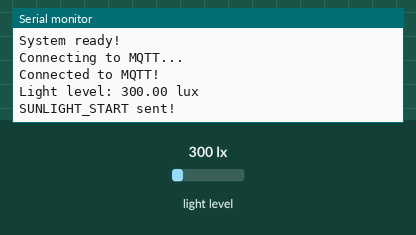
Bench run of a sketch on a simulated Arduino MKR. Shown: the last lines printed to the serial monitor. The inputs (shaded band) are chosen by the test bench; at power-on: light level 300 lx. WiFi joins after 1.5 s; servers stay silent unless stated; no MQTT or app messages arrive unless stated.

Above: at 2.7 s.
2.8 s: light level set to 40 lx
At 4.1 s:
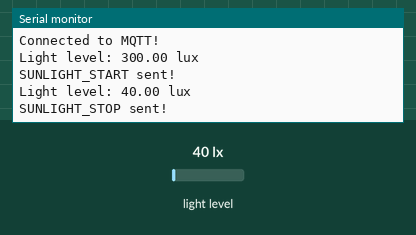
5.5 s: light level set to 500 lx
At 8.5 s:
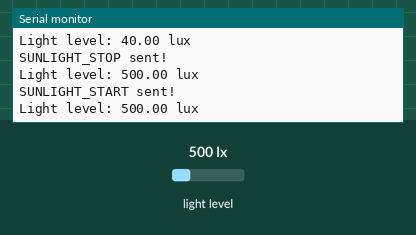
Timing chart, 0 to 10.0 s (numbered marks = the images above; inputs shaded):
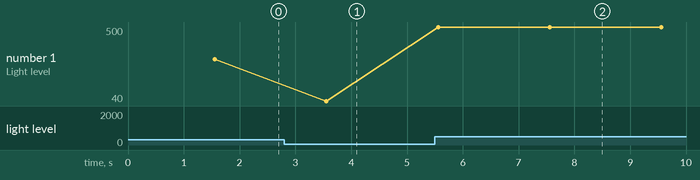

The sketch:

sketch_aug25a.ino
```cpp
#include <WiFiNINA.h>
#include <PubSubClient.h>
#include <Wire.h>
#include <BH1750.h>

BH1750 lightMeter;

WiFiClient wifiClient;
PubSubClient mqttClient(wifiClient);

// Wi-Fi details
const char* ssid = "Redmi Note 13 5G";
const char* pass = "akash@123";

// Your laptop IPv4 address
const char* mqtt_server = "10.18.17.121";

const float LIGHT_THRESHOLD = 50.0;

bool sunlightOn = false;


void setup() {

  Serial.begin(9600);

  while (!Serial) {
    ;
  }

  Serial.println("Starting system...");


  // Start BH1750 sensor
  Wire.begin();

  if (lightMeter.begin()) {
    Serial.println("BH1750 sensor connected!");
  } else {
    Serial.println("BH1750 sensor NOT found!");
  }


  // Connect to Wi-Fi
  Serial.print("Connecting to Wi-Fi: ");

  WiFi.begin(ssid, pass);

  while (WiFi.status() != WL_CONNECTED) {
    delay(500);
    Serial.print(".");
  }

  Serial.println();
  Serial.println("Wi-Fi connected!");

  Serial.print("Arduino IP address: ");
  Serial.println(WiFi.localIP());


  // MQTT broker
  mqttClient.setServer(mqtt_server, 1883);

  Serial.println("System ready!");
}


void loop() {

  // Connect to MQTT
  if (!mqttClient.connected()) {

    Serial.println("Connecting to MQTT...");

    if (mqttClient.connect("ArduinoTerrariumClient")) {
      Serial.println("Connected to MQTT!");
    } else {
      Serial.print("MQTT connection failed. State: ");
      Serial.println(mqttClient.state());

      delay(5000);
      return;
    }
  }

  mqttClient.loop();


  // Read light level
  float lux = lightMeter.readLightLevel();

  Serial.print("Light level: ");
  Serial.print(lux);
  Serial.println(" lux");


  // Detect sunlight starting
  if (lux > LIGHT_THRESHOLD && !sunlightOn) {

    mqttClient.publish("terrarium/light", "SUNLIGHT_START");

    Serial.println("SUNLIGHT_START sent!");

    sunlightOn = true;
  }


  // Detect sunlight stopping
  else if (lux <= LIGHT_THRESHOLD && sunlightOn) {

    mqttClient.publish("terrarium/light", "SUNLIGHT_STOP");

    Serial.println("SUNLIGHT_STOP sent!");

    sunlightOn = false;
  }


  delay(2000);
}
```

Measured:
- after the input at 2.8 s, the serial monitor: prints a new line after 0.76 s (image 1)
- after the input at 5.5 s, the serial monitor: prints a new line after 0.06 s (image 2)
- plotted number 1: 300 → 40 after the input at 2.8 s, 40 → 500 after the input at 5.5 s
